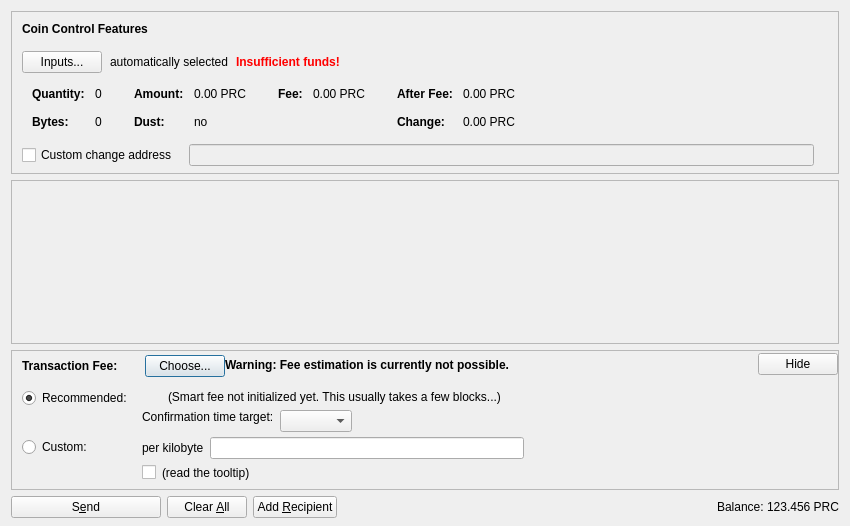
<?xml version="1.0" encoding="UTF-8"?>
<ui version="4.0">
 <class>SendCoinsDialog</class>
 <widget class="QDialog" name="SendCoinsDialog">
  <property name="geometry">
   <rect>
    <x>0</x>
    <y>0</y>
    <width>850</width>
    <height>526</height>
   </rect>
  </property>
  <property name="windowTitle">
   <string>Send Coins</string>
  </property>
  <layout class="QVBoxLayout" name="verticalLayout" stretch="0,1,0,0">
   <property name="bottomMargin">
    <number>8</number>
   </property>
   <item>
    <widget class="QFrame" name="frameCoinControl">
     <property name="sizePolicy">
      <sizepolicy hsizetype="Expanding" vsizetype="Expanding">
       <horstretch>0</horstretch>
       <verstretch>0</verstretch>
      </sizepolicy>
     </property>
     <property name="maximumSize">
      <size>
       <width>16777215</width>
       <height>16777215</height>
      </size>
     </property>
     <property name="frameShape">
      <enum>QFrame::StyledPanel</enum>
     </property>
     <property name="frameShadow">
      <enum>QFrame::Sunken</enum>
     </property>
     <layout class="QVBoxLayout" name="verticalLayoutCoinControl2">
      <property name="spacing">
       <number>0</number>
      </property>
      <property name="leftMargin">
       <number>0</number>
      </property>
      <property name="topMargin">
       <number>0</number>
      </property>
      <property name="rightMargin">
       <number>0</number>
      </property>
      <property name="bottomMargin">
       <number>6</number>
      </property>
      <item>
       <layout class="QVBoxLayout" name="verticalLayoutCoinControl" stretch="0,0,0,0,1">
        <property name="spacing">
         <number>0</number>
        </property>
        <property name="leftMargin">
         <number>10</number>
        </property>
        <property name="topMargin">
         <number>10</number>
        </property>
        <item>
         <layout class="QHBoxLayout" name="horizontalLayoutCoinControl1">
          <property name="bottomMargin">
           <number>15</number>
          </property>
          <item>
           <widget class="QLabel" name="labelCoinControlFeatures">
            <property name="sizePolicy">
             <sizepolicy hsizetype="Preferred" vsizetype="Maximum">
              <horstretch>0</horstretch>
              <verstretch>0</verstretch>
             </sizepolicy>
            </property>
            <property name="font">
             <font>
              <weight>75</weight>
              <bold>true</bold>
             </font>
            </property>
            <property name="styleSheet">
             <string notr="true">font-weight:bold;</string>
            </property>
            <property name="text">
             <string>Coin Control Features</string>
            </property>
           </widget>
          </item>
         </layout>
        </item>
        <item>
         <layout class="QHBoxLayout" name="horizontalLayoutCoinControl2" stretch="0,0,0,0">
          <property name="spacing">
           <number>8</number>
          </property>
          <property name="bottomMargin">
           <number>10</number>
          </property>
          <item>
           <widget class="QPushButton" name="pushButtonCoinControl">
            <property name="styleSheet">
             <string notr="true"/>
            </property>
            <property name="text">
             <string>Inputs...</string>
            </property>
            <property name="autoDefault">
             <bool>false</bool>
            </property>
           </widget>
          </item>
          <item>
           <widget class="QLabel" name="labelCoinControlAutomaticallySelected">
            <property name="text">
             <string>automatically selected</string>
            </property>
            <property name="margin">
             <number>5</number>
            </property>
           </widget>
          </item>
          <item>
           <widget class="QLabel" name="labelCoinControlInsuffFunds">
            <property name="font">
             <font>
              <weight>75</weight>
              <bold>true</bold>
             </font>
            </property>
            <property name="styleSheet">
             <string notr="true">color:red;font-weight:bold;</string>
            </property>
            <property name="text">
             <string>Insufficient funds!</string>
            </property>
            <property name="margin">
             <number>5</number>
            </property>
           </widget>
          </item>
          <item>
           <spacer name="horizontalSpacerCoinControl">
            <property name="orientation">
             <enum>Qt::Horizontal</enum>
            </property>
            <property name="sizeHint" stdset="0">
             <size>
              <width>40</width>
              <height>1</height>
             </size>
            </property>
           </spacer>
          </item>
         </layout>
        </item>
        <item>
         <widget class="QWidget" name="widgetCoinControl" native="true">
          <property name="sizePolicy">
           <sizepolicy hsizetype="Preferred" vsizetype="Preferred">
            <horstretch>0</horstretch>
            <verstretch>0</verstretch>
           </sizepolicy>
          </property>
          <property name="minimumSize">
           <size>
            <width>0</width>
            <height>0</height>
           </size>
          </property>
          <property name="styleSheet">
           <string notr="true"/>
          </property>
          <layout class="QHBoxLayout" name="horizontalLayoutCoinControl5">
           <property name="leftMargin">
            <number>0</number>
           </property>
           <property name="topMargin">
            <number>0</number>
           </property>
           <property name="rightMargin">
            <number>0</number>
           </property>
           <property name="bottomMargin">
            <number>0</number>
           </property>
           <item>
            <layout class="QHBoxLayout" name="horizontalLayoutCoinControl3" stretch="0,0,0,1">
             <property name="spacing">
              <number>20</number>
             </property>
             <property name="topMargin">
              <number>0</number>
             </property>
             <property name="bottomMargin">
              <number>10</number>
             </property>
             <item>
              <layout class="QFormLayout" name="formLayoutCoinControl1">
               <property name="horizontalSpacing">
                <number>10</number>
               </property>
               <property name="verticalSpacing">
                <number>14</number>
               </property>
               <property name="leftMargin">
                <number>10</number>
               </property>
               <property name="topMargin">
                <number>4</number>
               </property>
               <property name="rightMargin">
                <number>6</number>
               </property>
               <item row="0" column="0">
                <widget class="QLabel" name="labelCoinControlQuantityText">
                 <property name="font">
                  <font>
                   <weight>75</weight>
                   <bold>true</bold>
                  </font>
                 </property>
                 <property name="text">
                  <string>Quantity:</string>
                 </property>
                 <property name="margin">
                  <number>0</number>
                 </property>
                </widget>
               </item>
               <item row="0" column="1">
                <widget class="QLabel" name="labelCoinControlQuantity">
                 <property name="cursor">
                  <cursorShape>IBeamCursor</cursorShape>
                 </property>
                 <property name="contextMenuPolicy">
                  <enum>Qt::ActionsContextMenu</enum>
                 </property>
                 <property name="text">
                  <string notr="true">0</string>
                 </property>
                 <property name="margin">
                  <number>0</number>
                 </property>
                 <property name="textInteractionFlags">
                  <set>Qt::LinksAccessibleByMouse|Qt::TextSelectableByKeyboard|Qt::TextSelectableByMouse</set>
                 </property>
                </widget>
               </item>
               <item row="1" column="0">
                <widget class="QLabel" name="labelCoinControlBytesText">
                 <property name="font">
                  <font>
                   <weight>75</weight>
                   <bold>true</bold>
                  </font>
                 </property>
                 <property name="text">
                  <string>Bytes:</string>
                 </property>
                </widget>
               </item>
               <item row="1" column="1">
                <widget class="QLabel" name="labelCoinControlBytes">
                 <property name="cursor">
                  <cursorShape>IBeamCursor</cursorShape>
                 </property>
                 <property name="contextMenuPolicy">
                  <enum>Qt::ActionsContextMenu</enum>
                 </property>
                 <property name="text">
                  <string notr="true">0</string>
                 </property>
                 <property name="textInteractionFlags">
                  <set>Qt::LinksAccessibleByMouse|Qt::TextSelectableByKeyboard|Qt::TextSelectableByMouse</set>
                 </property>
                </widget>
               </item>
              </layout>
             </item>
             <item>
              <layout class="QFormLayout" name="formLayoutCoinControl2">
               <property name="horizontalSpacing">
                <number>10</number>
               </property>
               <property name="verticalSpacing">
                <number>14</number>
               </property>
               <property name="leftMargin">
                <number>6</number>
               </property>
               <property name="topMargin">
                <number>4</number>
               </property>
               <property name="rightMargin">
                <number>6</number>
               </property>
               <item row="0" column="0">
                <widget class="QLabel" name="labelCoinControlAmountText">
                 <property name="font">
                  <font>
                   <weight>75</weight>
                   <bold>true</bold>
                  </font>
                 </property>
                 <property name="text">
                  <string>Amount:</string>
                 </property>
                 <property name="margin">
                  <number>0</number>
                 </property>
                </widget>
               </item>
               <item row="0" column="1">
                <widget class="QLabel" name="labelCoinControlAmount">
                 <property name="cursor">
                  <cursorShape>IBeamCursor</cursorShape>
                 </property>
                 <property name="contextMenuPolicy">
                  <enum>Qt::ActionsContextMenu</enum>
                 </property>
                 <property name="text">
                  <string notr="true">0.00 PRC</string>
                 </property>
                 <property name="textInteractionFlags">
                  <set>Qt::LinksAccessibleByMouse|Qt::TextSelectableByKeyboard|Qt::TextSelectableByMouse</set>
                 </property>
                </widget>
               </item>
               <item row="1" column="0">
                <widget class="QLabel" name="labelCoinControlLowOutputText">
                 <property name="font">
                  <font>
                   <weight>75</weight>
                   <bold>true</bold>
                  </font>
                 </property>
                 <property name="text">
                  <string>Dust:</string>
                 </property>
                </widget>
               </item>
               <item row="1" column="1">
                <widget class="QLabel" name="labelCoinControlLowOutput">
                 <property name="cursor">
                  <cursorShape>IBeamCursor</cursorShape>
                 </property>
                 <property name="contextMenuPolicy">
                  <enum>Qt::ActionsContextMenu</enum>
                 </property>
                 <property name="text">
                  <string notr="true">no</string>
                 </property>
                 <property name="textInteractionFlags">
                  <set>Qt::LinksAccessibleByMouse|Qt::TextSelectableByKeyboard|Qt::TextSelectableByMouse</set>
                 </property>
                </widget>
               </item>
              </layout>
             </item>
             <item>
              <layout class="QFormLayout" name="formLayoutCoinControl3">
               <property name="horizontalSpacing">
                <number>10</number>
               </property>
               <property name="verticalSpacing">
                <number>14</number>
               </property>
               <property name="leftMargin">
                <number>6</number>
               </property>
               <property name="topMargin">
                <number>4</number>
               </property>
               <property name="rightMargin">
                <number>6</number>
               </property>
               <item row="0" column="0">
                <widget class="QLabel" name="labelCoinControlFeeText">
                 <property name="font">
                  <font>
                   <weight>75</weight>
                   <bold>true</bold>
                  </font>
                 </property>
                 <property name="text">
                  <string>Fee:</string>
                 </property>
                 <property name="margin">
                  <number>0</number>
                 </property>
                </widget>
               </item>
               <item row="0" column="1">
                <widget class="QLabel" name="labelCoinControlFee">
                 <property name="cursor">
                  <cursorShape>IBeamCursor</cursorShape>
                 </property>
                 <property name="contextMenuPolicy">
                  <enum>Qt::ActionsContextMenu</enum>
                 </property>
                 <property name="text">
                  <string notr="true">0.00 PRC</string>
                 </property>
                 <property name="textInteractionFlags">
                  <set>Qt::LinksAccessibleByMouse|Qt::TextSelectableByKeyboard|Qt::TextSelectableByMouse</set>
                 </property>
                </widget>
               </item>
              </layout>
             </item>
             <item>
              <layout class="QFormLayout" name="formLayoutCoinControl4">
               <property name="horizontalSpacing">
                <number>10</number>
               </property>
               <property name="verticalSpacing">
                <number>14</number>
               </property>
               <property name="leftMargin">
                <number>6</number>
               </property>
               <property name="topMargin">
                <number>4</number>
               </property>
               <property name="rightMargin">
                <number>6</number>
               </property>
               <item row="0" column="0">
                <widget class="QLabel" name="labelCoinControlAfterFeeText">
                 <property name="font">
                  <font>
                   <weight>75</weight>
                   <bold>true</bold>
                  </font>
                 </property>
                 <property name="text">
                  <string>After Fee:</string>
                 </property>
                 <property name="margin">
                  <number>0</number>
                 </property>
                </widget>
               </item>
               <item row="0" column="1">
                <widget class="QLabel" name="labelCoinControlAfterFee">
                 <property name="cursor">
                  <cursorShape>IBeamCursor</cursorShape>
                 </property>
                 <property name="contextMenuPolicy">
                  <enum>Qt::ActionsContextMenu</enum>
                 </property>
                 <property name="text">
                  <string notr="true">0.00 PRC</string>
                 </property>
                 <property name="textInteractionFlags">
                  <set>Qt::LinksAccessibleByMouse|Qt::TextSelectableByKeyboard|Qt::TextSelectableByMouse</set>
                 </property>
                </widget>
               </item>
               <item row="1" column="0">
                <widget class="QLabel" name="labelCoinControlChangeText">
                 <property name="font">
                  <font>
                   <weight>75</weight>
                   <bold>true</bold>
                  </font>
                 </property>
                 <property name="text">
                  <string>Change:</string>
                 </property>
                </widget>
               </item>
               <item row="1" column="1">
                <widget class="QLabel" name="labelCoinControlChange">
                 <property name="cursor">
                  <cursorShape>IBeamCursor</cursorShape>
                 </property>
                 <property name="contextMenuPolicy">
                  <enum>Qt::ActionsContextMenu</enum>
                 </property>
                 <property name="text">
                  <string notr="true">0.00 PRC</string>
                 </property>
                 <property name="textInteractionFlags">
                  <set>Qt::LinksAccessibleByMouse|Qt::TextSelectableByKeyboard|Qt::TextSelectableByMouse</set>
                 </property>
                </widget>
               </item>
              </layout>
             </item>
            </layout>
           </item>
          </layout>
         </widget>
        </item>
        <item>
         <layout class="QHBoxLayout" name="horizontalLayoutCoinControl4" stretch="0,0,0">
          <property name="spacing">
           <number>12</number>
          </property>
          <property name="sizeConstraint">
           <enum>QLayout::SetDefaultConstraint</enum>
          </property>
          <property name="topMargin">
           <number>5</number>
          </property>
          <property name="rightMargin">
           <number>5</number>
          </property>
          <item>
           <widget class="QCheckBox" name="checkBoxCoinControlChange">
            <property name="toolTip">
             <string>If this is activated, but the change address is empty or invalid, change will be sent to a newly generated address.</string>
            </property>
            <property name="text">
             <string>Custom change address</string>
            </property>
           </widget>
          </item>
          <item>
           <widget class="QValidatedLineEdit" name="lineEditCoinControlChange">
            <property name="enabled">
             <bool>false</bool>
            </property>
            <property name="sizePolicy">
             <sizepolicy hsizetype="Expanding" vsizetype="Fixed">
              <horstretch>0</horstretch>
              <verstretch>0</verstretch>
             </sizepolicy>
            </property>
           </widget>
          </item>
          <item>
           <widget class="QLabel" name="labelCoinControlChangeLabel">
            <property name="sizePolicy">
             <sizepolicy hsizetype="Preferred" vsizetype="Expanding">
              <horstretch>0</horstretch>
              <verstretch>0</verstretch>
             </sizepolicy>
            </property>
            <property name="minimumSize">
             <size>
              <width>0</width>
              <height>0</height>
             </size>
            </property>
            <property name="text">
             <string/>
            </property>
            <property name="margin">
             <number>3</number>
            </property>
           </widget>
          </item>
         </layout>
        </item>
        <item>
         <spacer name="verticalSpacerCoinControl">
          <property name="orientation">
           <enum>Qt::Vertical</enum>
          </property>
          <property name="sizeHint" stdset="0">
           <size>
            <width>800</width>
            <height>1</height>
           </size>
          </property>
         </spacer>
        </item>
       </layout>
      </item>
     </layout>
    </widget>
   </item>
   <item>
    <widget class="QScrollArea" name="scrollArea">
     <property name="widgetResizable">
      <bool>true</bool>
     </property>
     <widget class="QWidget" name="scrollAreaWidgetContents">
      <property name="geometry">
       <rect>
        <x>0</x>
        <y>0</y>
        <width>830</width>
        <height>104</height>
       </rect>
      </property>
      <layout class="QVBoxLayout" name="verticalLayout_2" stretch="0,1">
       <property name="leftMargin">
        <number>0</number>
       </property>
       <property name="topMargin">
        <number>0</number>
       </property>
       <property name="rightMargin">
        <number>0</number>
       </property>
       <property name="bottomMargin">
        <number>0</number>
       </property>
       <item>
        <layout class="QVBoxLayout" name="entries">
         <property name="spacing">
          <number>6</number>
         </property>
        </layout>
       </item>
       <item>
        <spacer name="verticalSpacer">
         <property name="orientation">
          <enum>Qt::Vertical</enum>
         </property>
         <property name="sizeHint" stdset="0">
          <size>
           <width>20</width>
           <height>40</height>
          </size>
         </property>
        </spacer>
       </item>
      </layout>
     </widget>
    </widget>
   </item>
   <item>
    <widget class="QFrame" name="frameFee">
     <property name="sizePolicy">
      <sizepolicy hsizetype="Expanding" vsizetype="Expanding">
       <horstretch>0</horstretch>
       <verstretch>0</verstretch>
      </sizepolicy>
     </property>
     <property name="maximumSize">
      <size>
       <width>16777215</width>
       <height>16777215</height>
      </size>
     </property>
     <property name="frameShape">
      <enum>QFrame::StyledPanel</enum>
     </property>
     <property name="frameShadow">
      <enum>QFrame::Sunken</enum>
     </property>
     <layout class="QVBoxLayout" name="verticalLayoutFee1">
      <property name="spacing">
       <number>0</number>
      </property>
      <property name="leftMargin">
       <number>0</number>
      </property>
      <property name="topMargin">
       <number>0</number>
      </property>
      <property name="rightMargin">
       <number>0</number>
      </property>
      <property name="bottomMargin">
       <number>0</number>
      </property>
      <item>
       <layout class="QVBoxLayout" name="verticalLayoutFee2" stretch="0,0,0">
        <property name="spacing">
         <number>0</number>
        </property>
        <property name="leftMargin">
         <number>10</number>
        </property>
        <property name="topMargin">
         <number>0</number>
        </property>
        <item>
         <layout class="QHBoxLayout" name="horizontalLayoutFee1">
          <property name="bottomMargin">
           <number>0</number>
          </property>
          <item>
           <layout class="QVBoxLayout" name="verticalLayoutFee7">
            <property name="spacing">
             <number>0</number>
            </property>
            <item>
             <spacer name="verticalSpacerSmartFee">
              <property name="orientation">
               <enum>Qt::Vertical</enum>
              </property>
              <property name="sizeType">
               <enum>QSizePolicy::Fixed</enum>
              </property>
              <property name="sizeHint" stdset="0">
               <size>
                <width>1</width>
                <height>4</height>
               </size>
              </property>
             </spacer>
            </item>
            <item>
             <layout class="QHBoxLayout" name="horizontalLayoutSmartFee">
              <property name="spacing">
               <number>10</number>
              </property>
              <item>
               <widget class="QLabel" name="labelFeeHeadline">
                <property name="sizePolicy">
                 <sizepolicy hsizetype="Preferred" vsizetype="Maximum">
                  <horstretch>0</horstretch>
                  <verstretch>0</verstretch>
                 </sizepolicy>
                </property>
                <property name="font">
                 <font>
                  <weight>75</weight>
                  <bold>true</bold>
                 </font>
                </property>
                <property name="styleSheet">
                 <string notr="true">font-weight:bold;</string>
                </property>
                <property name="text">
                 <string>Transaction Fee:</string>
                </property>
               </widget>
              </item>
              <item>
               <widget class="QLabel" name="labelFeeMinimized">
                <property name="text">
                 <string/>
                </property>
               </widget>
              </item>
              <item>
               <widget class="QPushButton" name="buttonChooseFee">
                <property name="text">
                 <string>Choose...</string>
                </property>
               </widget>
              </item>
             </layout>
            </item>
            <item>
             <spacer name="verticalSpacer_5">
              <property name="orientation">
               <enum>Qt::Vertical</enum>
              </property>
              <property name="sizeHint" stdset="0">
               <size>
                <width>1</width>
                <height>1</height>
               </size>
              </property>
             </spacer>
            </item>
           </layout>
          </item>
          <item>
           <widget class="QLabel" name="fallbackFeeWarningLabel">
            <property name="toolTip">
             <string>Using the fallbackfee can result in sending a transaction that will take several hours or days (or never) to confirm. Consider choosing your fee manually or wait until you have validated the complete chain.</string>
            </property>
            <property name="font">
            <font>
                <weight>75</weight>
                <bold>true</bold>
            </font>
            </property>
            <property name="text">
             <string>Warning: Fee estimation is currently not possible.</string>
            </property>
            <property name="wordWrap">
             <bool>false</bool>
            </property>
           </widget>
          </item>
          <item>
           <spacer name="horizontalSpacer_4">
            <property name="orientation">
             <enum>Qt::Horizontal</enum>
            </property>
            <property name="sizeType">
             <enum>QSizePolicy::MinimumExpanding</enum>
            </property>
            <property name="sizeHint" stdset="0">
             <size>
              <width>40</width>
              <height>20</height>
             </size>
            </property>
           </spacer>
          </item>
          <item>
           <widget class="QPushButton" name="buttonMinimizeFee">
            <property name="toolTip">
             <string>collapse fee-settings</string>
            </property>
            <property name="text">
             <string>Hide</string>
            </property>
           </widget>
          </item>
         </layout>
        </item>
        <item>
         <widget class="QFrame" name="frameFeeSelection">
          <layout class="QVBoxLayout" name="verticalLayoutFee12">
           <property name="spacing">
            <number>0</number>
           </property>
           <property name="leftMargin">
            <number>0</number>
           </property>
           <property name="topMargin">
            <number>0</number>
           </property>
           <property name="rightMargin">
            <number>0</number>
           </property>
           <property name="bottomMargin">
            <number>0</number>
           </property>
           <item>
            <layout class="QGridLayout" name="gridLayoutFee">
             <property name="topMargin">
              <number>10</number>
             </property>
             <property name="bottomMargin">
              <number>4</number>
             </property>
             <property name="horizontalSpacing">
              <number>10</number>
             </property>
             <property name="verticalSpacing">
              <number>4</number>
             </property>
             <item row="1" column="1">
              <layout class="QVBoxLayout" name="verticalLayoutFee8">
               <property name="spacing">
                <number>6</number>
               </property>
               <item>
                <layout class="QHBoxLayout" name="horizontalLayoutFee13">
                 <item>
                  <widget class="QLabel" name="labelCustomPerKilobyte">
                   <property name="toolTip">
                    <string>If the custom fee is set to 1000 satoshis and the transaction is only 250 bytes, then &quot;per kilobyte&quot; only pays 250 satoshis in fee, while &quot;total at least&quot; pays 1000 satoshis. For transactions bigger than a kilobyte both pay by kilobyte.</string>
                   </property>
                   <property name="text">
                    <string>per kilobyte</string>
                   </property>
                  </widget>
                 </item>
                 <item>
                  <widget class="BitcoinAmountField" name="customFee"/>
                 </item>
                 <item>
                  <spacer name="horizontalSpacer_6">
                   <property name="orientation">
                    <enum>Qt::Horizontal</enum>
                   </property>
                   <property name="sizeHint" stdset="0">
                    <size>
                     <width>1</width>
                     <height>1</height>
                    </size>
                   </property>
                  </spacer>
                 </item>
                </layout>
               </item>
               <item>
                <layout class="QHBoxLayout" name="horizontalLayoutFee8">
                 <item>
                  <widget class="QCheckBox" name="checkBoxMinimumFee">
                   <property name="toolTip">
                    <string>Paying only the minimum fee is just fine as long as there is less transaction volume than space in the blocks. But be aware that this can end up in a never confirming transaction once there is more demand for proletariancoin transactions than the network can process.</string>
                   </property>
                   <property name="text">
                    <string/>
                   </property>
                  </widget>
                 </item>
                 <item>
                  <widget class="QLabel" name="labelMinFeeWarning">
                   <property name="enabled">
                    <bool>true</bool>
                   </property>
                   <property name="toolTip">
                    <string>Paying only the minimum fee is just fine as long as there is less transaction volume than space in the blocks. But be aware that this can end up in a never confirming transaction once there is more demand for proletariancoin transactions than the network can process.</string>
                   </property>
                   <property name="text">
                    <string>(read the tooltip)</string>
                   </property>
                   <property name="margin">
                    <number>5</number>
                   </property>
                  </widget>
                 </item>
                 <item>
                  <spacer name="horizontalSpacer_2">
                   <property name="orientation">
                    <enum>Qt::Horizontal</enum>
                   </property>
                   <property name="sizeHint" stdset="0">
                    <size>
                     <width>1</width>
                     <height>1</height>
                    </size>
                   </property>
                  </spacer>
                 </item>
                </layout>
               </item>
              </layout>
             </item>
             <item row="0" column="0">
              <layout class="QVBoxLayout" name="verticalLayoutFee4" stretch="0,1">
               <item>
                <widget class="QRadioButton" name="radioSmartFee">
                 <property name="text">
                  <string>Recommended:</string>
                 </property>
                 <property name="checked">
                  <bool>true</bool>
                 </property>
                 <attribute name="buttonGroup">
                  <string notr="true">groupFee</string>
                 </attribute>
                </widget>
               </item>
               <item>
                <spacer name="verticalSpacer_2">
                 <property name="orientation">
                  <enum>Qt::Vertical</enum>
                 </property>
                 <property name="sizeHint" stdset="0">
                  <size>
                   <width>1</width>
                   <height>1</height>
                  </size>
                 </property>
                </spacer>
               </item>
              </layout>
             </item>
             <item row="1" column="0">
              <layout class="QVBoxLayout" name="verticalLayoutFee9" stretch="0,1">
               <item>
                <widget class="QRadioButton" name="radioCustomFee">
                 <property name="text">
                  <string>Custom:</string>
                 </property>
                 <attribute name="buttonGroup">
                  <string notr="true">groupFee</string>
                 </attribute>
                </widget>
               </item>
               <item>
                <spacer name="verticalSpacer_6">
                 <property name="orientation">
                  <enum>Qt::Vertical</enum>
                 </property>
                 <property name="sizeHint" stdset="0">
                  <size>
                   <width>1</width>
                   <height>1</height>
                  </size>
                 </property>
                </spacer>
               </item>
              </layout>
             </item>
             <item row="0" column="1">
              <layout class="QVBoxLayout" name="verticalLayoutFee3" stretch="0,0,1">
               <property name="spacing">
                <number>6</number>
               </property>
               <property name="topMargin">
                <number>2</number>
               </property>
               <item>
                <layout class="QHBoxLayout" name="horizontalLayoutFee12">
                 <item>
                  <widget class="QLabel" name="labelSmartFee">
                   <property name="text">
                    <string/>
                   </property>
                   <property name="margin">
                    <number>2</number>
                   </property>
                  </widget>
                 </item>
                 <item>
                  <widget class="QLabel" name="labelFeeEstimation">
                   <property name="text">
                    <string/>
                   </property>
                  </widget>
                 </item>
                 <item>
                  <widget class="QLabel" name="labelSmartFee2">
                   <property name="text">
                    <string>(Smart fee not initialized yet. This usually takes a few blocks...)</string>
                   </property>
                   <property name="margin">
                    <number>2</number>
                   </property>
                  </widget>
                 </item>
                 <item>
                  <spacer name="horizontalSpacer_5">
                   <property name="orientation">
                    <enum>Qt::Horizontal</enum>
                   </property>
                   <property name="sizeHint" stdset="0">
                    <size>
                     <width>1</width>
                     <height>1</height>
                    </size>
                   </property>
                  </spacer>
                 </item>
                </layout>
               </item>
               <item>
                <layout class="QHBoxLayout" name="horizontalLayoutFee9">
                 <item>
                  <layout class="QVBoxLayout" name="verticalLayoutFee6">
                   <item>
                    <widget class="QLabel" name="labelSmartFee3">
                     <property name="text">
                      <string>Confirmation time target:</string>
                     </property>
                     <property name="margin">
                      <number>2</number>
                     </property>
                    </widget>
                   </item>
                   <item>
                    <spacer name="verticalSpacer_3">
                     <property name="orientation">
                      <enum>Qt::Vertical</enum>
                     </property>
                     <property name="sizeHint" stdset="0">
                      <size>
                       <width>1</width>
                       <height>1</height>
                      </size>
                     </property>
                    </spacer>
                   </item>
                  </layout>
                 </item>
                 <item>
                  <layout class="QVBoxLayout" name="verticalLayoutFee5">
                   <property name="rightMargin">
                    <number>30</number>
                   </property>
                   <item>
                    <layout class="QHBoxLayout" name="horizontalLayoutConfTarget">
                     <property name="bottomMargin">
                      <number>0</number>
                     </property>
                     <item>
                      <widget class="QComboBox" name="confTargetSelector"/>
                     </item>
                     <item>
                      <spacer name="horizontalSpacerConfTarget">
                       <property name="orientation">
                        <enum>Qt::Horizontal</enum>
                       </property>
                       <property name="sizeHint" stdset="0">
                        <size>
                         <width>40</width>
                         <height>20</height>
                        </size>
                       </property>
                      </spacer>
                     </item>
                    </layout>
                   </item>
                  </layout>
                 </item>
                </layout>
               </item>
               <item>
                <spacer name="verticalSpacer_4">
                 <property name="orientation">
                  <enum>Qt::Vertical</enum>
                 </property>
                 <property name="sizeHint" stdset="0">
                  <size>
                   <width>1</width>
                   <height>1</height>
                  </size>
                 </property>
                </spacer>
               </item>
              </layout>
             </item>
            </layout>
           </item>
          </layout>
         </widget>
        </item>
        <item>
         <spacer name="verticalSpacerFee">
          <property name="orientation">
           <enum>Qt::Vertical</enum>
          </property>
          <property name="sizeHint" stdset="0">
           <size>
            <width>40</width>
            <height>5</height>
           </size>
          </property>
         </spacer>
        </item>
       </layout>
      </item>
     </layout>
    </widget>
   </item>
   <item>
    <layout class="QHBoxLayout" name="horizontalLayout">
     <item>
      <widget class="QPushButton" name="sendButton">
       <property name="minimumSize">
        <size>
         <width>150</width>
         <height>0</height>
        </size>
       </property>
       <property name="toolTip">
        <string>Confirm the send action</string>
       </property>
       <property name="text">
        <string>S&amp;end</string>
       </property>
       <property name="icon">
        <iconset resource="../bitcoin.qrc">
         <normaloff>:/icons/send</normaloff>:/icons/send</iconset>
       </property>
       <property name="autoDefault">
        <bool>false</bool>
       </property>
       <property name="default">
        <bool>false</bool>
       </property>
      </widget>
     </item>
     <item>
      <widget class="QPushButton" name="clearButton">
       <property name="sizePolicy">
        <sizepolicy hsizetype="Minimum" vsizetype="Fixed">
         <horstretch>0</horstretch>
         <verstretch>0</verstretch>
        </sizepolicy>
       </property>
       <property name="toolTip">
        <string>Clear all fields of the form.</string>
       </property>
       <property name="text">
        <string>Clear &amp;All</string>
       </property>
       <property name="icon">
        <iconset resource="../bitcoin.qrc">
         <normaloff>:/icons/remove</normaloff>:/icons/remove</iconset>
       </property>
       <property name="autoDefault">
        <bool>false</bool>
       </property>
      </widget>
     </item>
     <item>
      <widget class="QPushButton" name="addButton">
       <property name="toolTip">
        <string>Send to multiple recipients at once</string>
       </property>
       <property name="text">
        <string>Add &amp;Recipient</string>
       </property>
       <property name="icon">
        <iconset resource="../bitcoin.qrc">
         <normaloff>:/icons/add</normaloff>:/icons/add</iconset>
       </property>
       <property name="autoDefault">
        <bool>false</bool>
       </property>
      </widget>
     </item>
     <item>
      <spacer name="horizontalSpacer">
       <property name="orientation">
        <enum>Qt::Horizontal</enum>
       </property>
       <property name="sizeHint" stdset="0">
        <size>
         <width>40</width>
         <height>20</height>
        </size>
       </property>
      </spacer>
     </item>
     <item>
      <layout class="QHBoxLayout" name="horizontalLayout_2">
       <property name="spacing">
        <number>3</number>
       </property>
       <item>
        <widget class="QLabel" name="label">
         <property name="sizePolicy">
          <sizepolicy hsizetype="Preferred" vsizetype="Fixed">
           <horstretch>0</horstretch>
           <verstretch>0</verstretch>
          </sizepolicy>
         </property>
         <property name="text">
          <string>Balance:</string>
         </property>
        </widget>
       </item>
       <item>
        <widget class="QLabel" name="labelBalance">
         <property name="sizePolicy">
          <sizepolicy hsizetype="Preferred" vsizetype="Fixed">
           <horstretch>0</horstretch>
           <verstretch>0</verstretch>
          </sizepolicy>
         </property>
         <property name="cursor">
          <cursorShape>IBeamCursor</cursorShape>
         </property>
         <property name="text">
          <string notr="true">123.456 PRC</string>
         </property>
         <property name="textInteractionFlags">
          <set>Qt::LinksAccessibleByMouse|Qt::TextSelectableByKeyboard|Qt::TextSelectableByMouse</set>
         </property>
        </widget>
       </item>
      </layout>
     </item>
    </layout>
   </item>
  </layout>
 </widget>
 <customwidgets>
  <customwidget>
   <class>QValidatedLineEdit</class>
   <extends>QLineEdit</extends>
   <header>qvalidatedlineedit.h</header>
  </customwidget>
  <customwidget>
   <class>BitcoinAmountField</class>
   <extends>QLineEdit</extends>
   <header>bitcoinamountfield.h</header>
   <container>1</container>
  </customwidget>
 </customwidgets>
 <resources>
  <include location="../bitcoin.qrc"/>
 </resources>
 <connections/>
 <buttongroups>
  <buttongroup name="groupFee"/>
 </buttongroups>
</ui>
